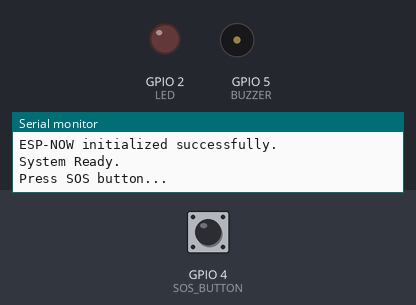
The sketch below on a simulated ESP32. Shown: output pins drawn as LEDs (lit = HIGH), buzzer (waves = sounding, pin HIGH), the last lines printed to the serial monitor. The inputs (shaded band) are chosen by the test bench; at power-on: GPIO 4 (SOS_BUTTON) HIGH.

Above: at 1.2 s.
1.3 s: GPIO 4 (SOS_BUTTON) pulled LOW for 0.15 s
At 1.6 s:
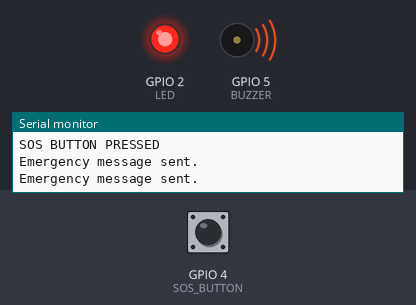
Timing chart, 0 to 6.4 s (numbered marks = the images above; inputs shaded):
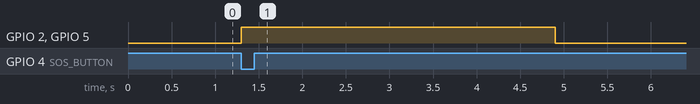

The sketch:

sketch.ino
```cpp
#include <WiFi.h>
#include <esp_now.h>

const int SOS_BUTTON = 4;
const int LED = 2;
const int BUZZER = 5;

uint8_t broadcastAddress[] = {
  0xFF, 0xFF, 0xFF, 0xFF, 0xFF, 0xFF
};

const char message[] = "EMERGENCY ALERT";

void setup() {
  Serial.begin(115200);

  pinMode(SOS_BUTTON, INPUT_PULLUP);
  pinMode(LED, OUTPUT);
  pinMode(BUZZER, OUTPUT);

  digitalWrite(LED, LOW);
  digitalWrite(BUZZER, LOW);

  WiFi.mode(WIFI_STA);
  WiFi.disconnect();

  Serial.println();
  Serial.println("================================");
  Serial.println("OFFLINE EMERGENCY TRANSMITTER");
  Serial.println("================================");

  Serial.print("ESP32 MAC Address: ");
  Serial.println(WiFi.macAddress());

  if (esp_now_init() != ESP_OK) {
    Serial.println("ERROR: ESP-NOW initialization failed!");
    return;
  }

  esp_now_peer_info_t peerInfo = {};
  memcpy(peerInfo.peer_addr, broadcastAddress, 6);
  peerInfo.channel = 0;
  peerInfo.encrypt = false;

  if (esp_now_add_peer(&peerInfo) != ESP_OK) {
    Serial.println("ERROR: Failed to add ESP-NOW peer!");
    return;
  }

  Serial.println("ESP-NOW initialized successfully.");
  Serial.println("System Ready.");
  Serial.println("Press SOS button...");
}

void loop() {
  if (digitalRead(SOS_BUTTON) == LOW) {

    Serial.println();
    Serial.println("!!! EMERGENCY ALERT !!!");
    Serial.println("SOS BUTTON PRESSED");

    digitalWrite(LED, HIGH);
    digitalWrite(BUZZER, HIGH);

    for (int i = 0; i < 3; i++) {

      esp_err_t result = esp_now_send(
        broadcastAddress,
        (uint8_t *)message,
        strlen(message) + 1
      );

      if (result == ESP_OK) {
        Serial.println("Emergency message sent.");
      } else {
        Serial.println("Message transmission failed.");
      }

      delay(200);
    }

    Serial.println("Emergency transmission completed.");

    delay(3000);

    digitalWrite(LED, LOW);
    digitalWrite(BUZZER, LOW);

    Serial.println("System Ready.");
    Serial.println("Press SOS button...");

    while (digitalRead(SOS_BUTTON) == LOW) {
      delay(50);
    }

    delay(200);
  }
}
```

Measured:
- after the input at 1.3 s, GPIO 2 (LED), GPIO 5 (BUZZER): LOW → HIGH at once, → LOW 3.6 s later
